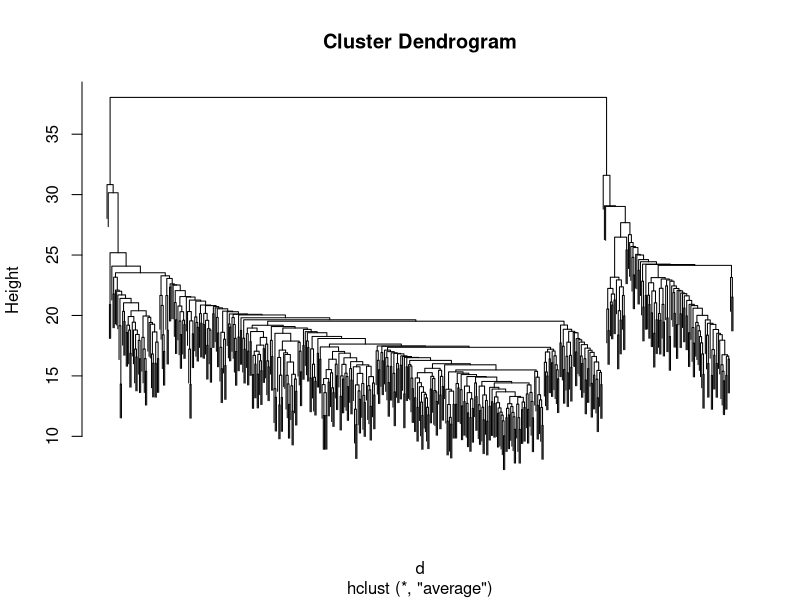
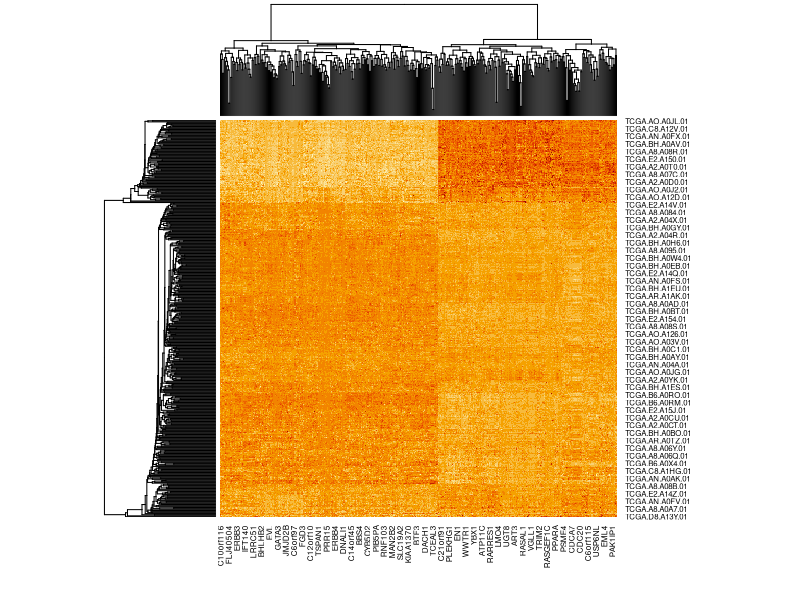
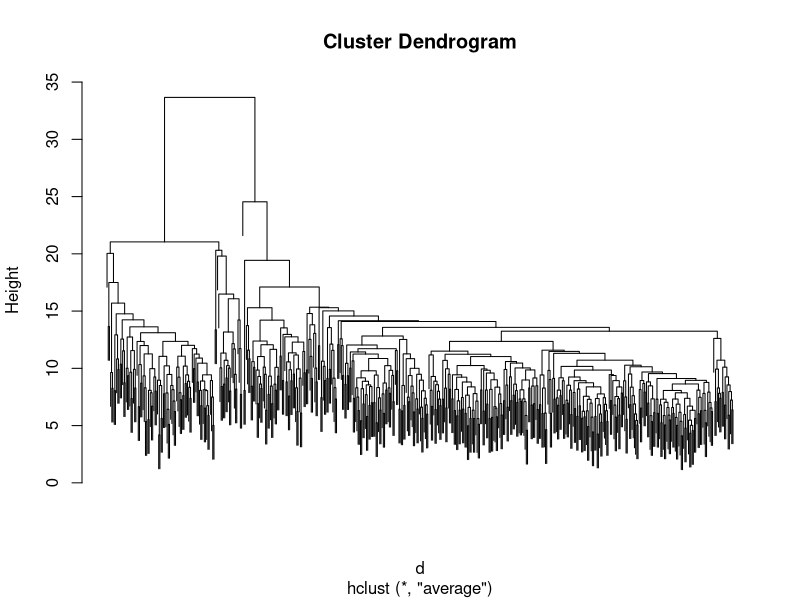

Source code (R) for these figures, in order:
## ---- chunk 1
dataset<-read.table("GeneMatrix.txt")
m_matrix <- data.matrix(dataset)
d<-dist(t(dataset))
cl<-hclust(d,method="average")
dendcl <- as.dendrogram(cl)
plot(cl,labels=FALSE)
## ---- chunk 2
heatmap(t(dataset), Rowv=dendcl, Colv=F, scale="none")
## ---- chunk 3
pre_data<-read.delim("clinical_data.txt")
gnd_SID<-gsub("-",".",pre_data$sampleID)
gnd_label<-pre_data$ER_Status_nature2012
pre_label=cutree(cl,k=2)
cnt=0
for (i in 1:length(pre_label))
  {
  if(pre_label[i]==1 && as.character(gnd_label[which(gnd_SID==names(pre_label)[i])])=="Positive" || pre_label[i]==2 && as.character(gnd_label[which(gnd_SID==names(pre_label)[i])])=="Negative")
    {
    cnt=cnt+1
    }
  }
## ---- chunk 4
print(cnt)
## ---- chunk 5
print(length(pre_label))
## ---- chunk 6
print(cnt/length(pre_label))
## ---- chunk 7
ev<-eigen((m_matrix)%*%t(m_matrix))
pca<-t(m_matrix)%*%ev$vectors[,1:20]
## ---- chunk 8
d<-dist(pca)
cl<-hclust(d,method="average")
dendcl <- as.dendrogram(cl)
plot(cl,labels=FALSE)
## ---- chunk 9
pre_label=cutree(cl,k=2)
cnt=0
for (i in 1:length(pre_label))
  {
  if(pre_label[i]==1 && as.character(gnd_label[which(gnd_SID==names(pre_label)[i])])=="Positive" || pre_label[i]==2 && as.character(gnd_label[which(gnd_SID==names(pre_label)[i])])=="Negative")
    {
    cnt=cnt+1
    }
  }
## ---- chunk 10
print(cnt)
## ---- chunk 11
print(length(pre_label))
## ---- chunk 12
print(cnt/length(pre_label))
## ---- chunk 13
data = matrix( c(1,0,2,0,2,0,2, 
                 1,1,1,0,1,0,2, 
                 1,2,1,1,1,1,1, 
                 0,1,0,2,0,1,1, 
                 0,2,1,2,0,1,0), nrow=7, ncol = 5)
ev<-eigen(t(data)%*%data)
## ---- chunk 14
ev$vectors[,1]
